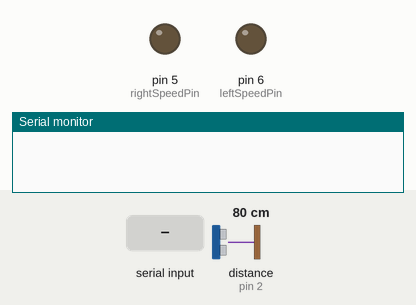
Recording of a sketch running on a simulated Arduino Uno, built with avr-gcc and run on an emulated ATmega328P. On the bench: output pins drawn as LEDs (lit = HIGH), the last lines printed to the serial monitor. Wiring (inferred from the names in the program): ultrasonic range finder: trigger pin 3; echo pin 2. The inputs (shaded band) are chosen by the test bench; at power-on: distance to the obstacle (sensor on pin 2) 80 cm. The echo pulse lasts 58.3 µs per cm; pins used as bus, display or sensor lines are not drawn.

Above: at 1.2 s.
1.3 s: "G" received over Serial
At 2.4 s:
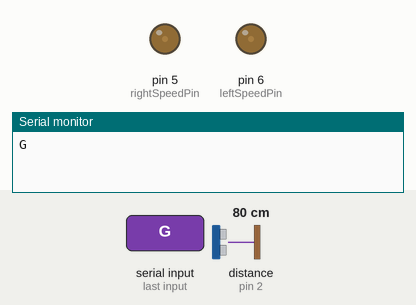
2.8 s: "L" received over Serial
At 3.3 s:
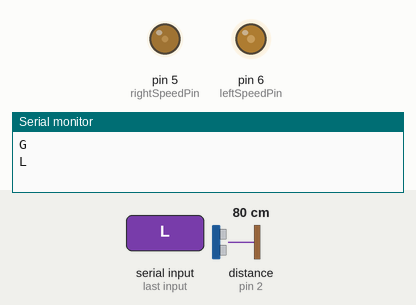
4.3 s: "R" received over Serial
At 5.7 s:
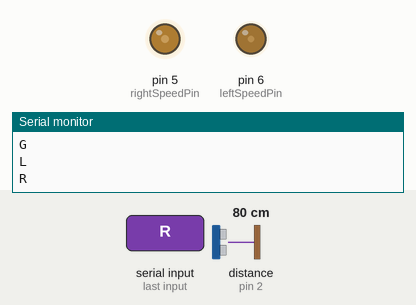
7.3 s: "B" received over Serial
At 8.0 s:
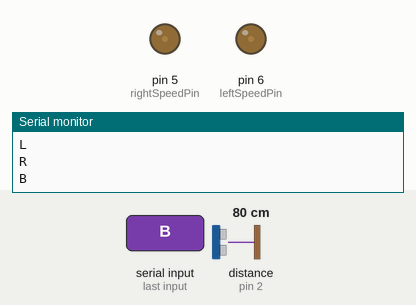
Timing chart, 0 to 10.3 s (numbered marks = the images above; inputs shaded):
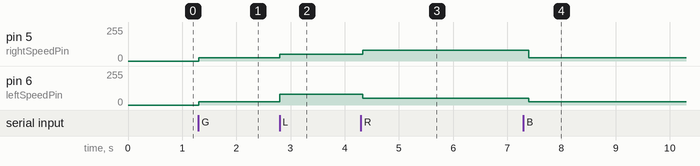

Measured:
- after the input at 1.3 s, pin 5 (rightSpeedPin), pin 6 (leftSpeedPin): 0/255 → 25/255 at once
- after the input at 2.8 s, pin 5 (rightSpeedPin): 25/255 → 50/255 at once; pin 6 (leftSpeedPin): 25/255 → 80/255 at once
- after the input at 4.3 s, pin 5 (rightSpeedPin): 50/255 → 80/255 at once; pin 6 (leftSpeedPin): 80/255 → 50/255 at once
- after the input at 7.3 s, pin 5 (rightSpeedPin): 80/255 → 25/255 after 0.10 s; pin 6 (leftSpeedPin): 50/255 → 25/255 after 0.10 s

The sketch:

final.ino
```cpp
#include <Adafruit_NeoPixel.h>

/* Константы пиннов для управления  */
/** Левым мотором */
int leftSpeedPin = 6; /* для установки скорости в диапазоне от 0 до 255 */
int leftBackPin = 15; // для выхода
int leftForwardPin = 14; // для входа

/** Правым мотором */
int rightSpeedPin = 5; /* для установки скорости в диапазоне от 0 до 255 */
int rightBackPin = 16; // для выхода
int rightForwardPin = 17; // для входа

/** Датчиком */
int trigPin = 3; // для посылания ультра звука (output)
int echoPin = 2; // для получения обратно ультра звука (input)


float duration, distance;

/* Константы для управления (команды) */
char command = 'S'; // первоначальная комманда
char STOP = 'S'; // стоп
char GO = 'G'; // вперед
char LEFT = 'L'; // налево
char RIGHT = 'R'; // направо
char BACK = 'B'; // назад
int SPEED = 25;

Adafruit_NeoPixel RGB = Adafruit_NeoPixel(4, 7, NEO_RGB + NEO_KHZ800);

void leftRun(char state, int __speed = 50) {
  if(state == STOP) {
    digitalWrite(leftBackPin, LOW); //
    digitalWrite(leftForwardPin, LOW); //
    return;
  }

  if(state == BACK) {
     analogWrite(leftSpeedPin, __speed);
     digitalWrite(leftBackPin, HIGH);
     digitalWrite(leftForwardPin, LOW);
     return;
  }

  analogWrite(leftSpeedPin, __speed);
  digitalWrite(leftBackPin, LOW);
  digitalWrite(leftForwardPin, HIGH);
}

void rightRun(char state, int __speed=50) {
  if(state == STOP) {
    digitalWrite(rightBackPin, LOW);
    digitalWrite(rightForwardPin, LOW);
    return;
  }

  if(state == BACK) {
    analogWrite(rightSpeedPin, __speed);
    digitalWrite(rightBackPin, HIGH);
    digitalWrite(rightForwardPin, LOW);
    return;
  }

  analogWrite(rightSpeedPin, __speed);
  digitalWrite(rightBackPin, LOW);
  digitalWrite(rightForwardPin, HIGH);
}

void _run(int _speed = 100) {
  leftRun(GO, _speed);
  rightRun(GO, _speed);
}

void stoping() {
  leftRun(STOP);
  rightRun(STOP);
}

void back(int _speed = 100) {
  leftRun(BACK, _speed);
  rightRun(BACK, _speed);

}

void left() {
  leftRun(GO, 80);
  rightRun(BACK);
  delay(250);
  stoping();
}

void right() {
  leftRun(BACK);
  rightRun(GO, 80);
  delay(250);
  stoping();
}


void showDistance(int distance) {
  Serial.println(" ");
  Serial.print(distance);
  Serial.println(" cm");
  Serial.println(" ");
}

int calcDistance(int duration) {
  return (duration) / 100;
}

void setColor() {

  for(int i = 0; i < 4; ++i) {
    RGB.setPixelColor(i, 0x00FF00);
  }
  RGB.show();
}

void setup() {
  // put your setup code here, to run once:
  Serial.begin(115200);
  pinMode(trigPin, OUTPUT);
  pinMode(echoPin, INPUT);

}

void loop() {

  digitalWrite(trigPin, HIGH);
  delayMicroseconds(10);
  digitalWrite(trigPin, LOW);

  duration = pulseIn(echoPin, HIGH);
  distance = calcDistance(duration);

//  showDistance(distance);
  RGB.setPixelColor(0, 0x00FF00);
  RGB.show();

  if(Serial.available() > 0) {
    command = Serial.read();
    Serial.println(command);
  }

  switch(command) {
    case 'G': {
      if (distance < 5) {
        stoping();
        break;
      }
      setColor();
      _run(SPEED);

      break; }
    case 'S': { stoping(); break; }
    case 'B': { back(SPEED); break; }
    case 'L': { left(); break; }
    case 'R': { right(); break; }
    case '+': {
      Serial.println(SPEED);

      if(SPEED >= 100) break;
      SPEED += 50;
      command = 'S';
      Serial.println(SPEED);
    }
    case '-': {

      Serial.println(SPEED);
      if(SPEED <= 0) break;
      SPEED -= 25;
      command = 'S';
      break;
    }

    default: {
      stoping();
    }
  }

}
```
